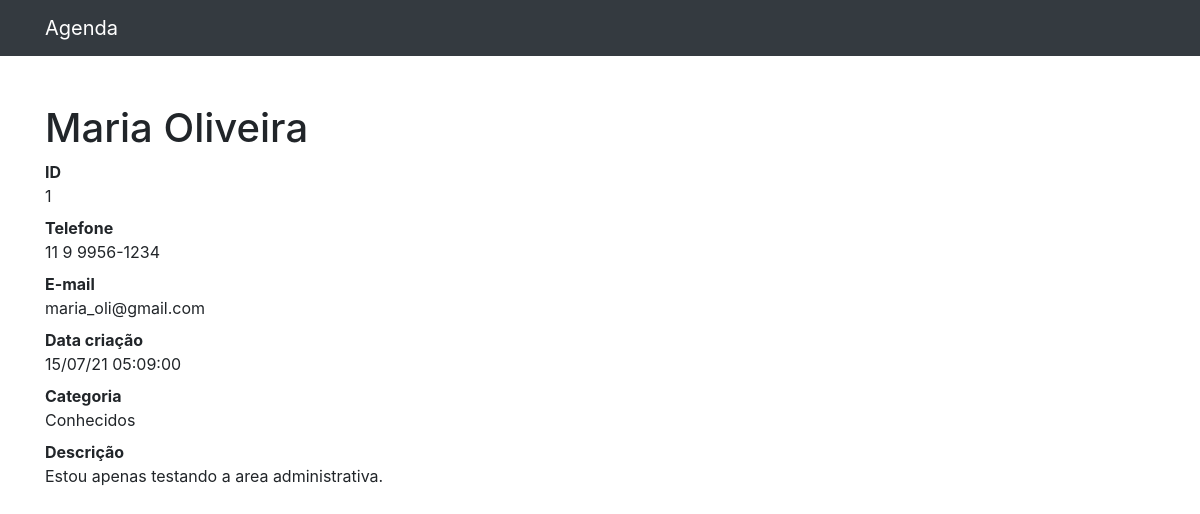
The page /1 on the database its author committed.
### contatos/models.py (models this page shows, shortened)
class Contato(models.Model):
    nome = models.CharField(max_length=255)
    sobrenome = models.CharField(max_length=255, blank=True)
    telefone = models.CharField(max_length=255)
    email = models.CharField(max_length=255, blank=True)
    data_criacao = models.DateTimeField(default=timezone.now)
    descricao = models.TextField(blank=True)
    categoria = models.ForeignKey(Categoria, on_delete=models.DO_NOTHING)

class Categoria(models.Model):
    nome = models.CharField(max_length=255)
    def __str__(self):
        return self.nome

### contatos/views.py (the view)
# urls.py: path('<int:contato_id>', views.ver_contato, name='ver_contato'),
def ver_contato(request, contato_id):
    contato = get_object_or_404(Contato, id=contato_id)
    return render(request, 'contatos/ver_contato.html', {
        'contatos': contato
    })

### contatos/templates/contatos/ver_contato.html
{% extends 'base.html' %}
{% block conteudo %}
 <h1 class="mt-5">{{ contatos.nome}} {{ contatos.sobrenome}}</h1>
        <dl>
          <dt>ID</dt>
          <dd>{{ contatos.id}}</dd>
          <dt>Telefone</dt>
          <dd>{{ contatos.telefone}}</dd>
          <dt>E-mail</dt>
          <dd>{{contatos.email}}</dd>
          <dt>Data criação</dt>
          <dd>{{contatos.data_criacao|date:'d/m/y h:i:s'}}</dd>
          <dt>Categoria</dt>
          <dd>{{contatos.categoria}}</dd>
          <dt>Descrição</dt>
          <dd>
              {{contatos.descricao}}
          </dd>
        </dl>
{% endblock %}

### rows shown on the page
Contato: nome "Maria", sobrenome "Oliveira", id "1", telefone "11 9 9956-1234", email "maria_oli@gmail.com", data_criacao "15/07/21 05:09:00", categoria "Conhecidos", descricao "Estou apenas testando a area administrativa."
